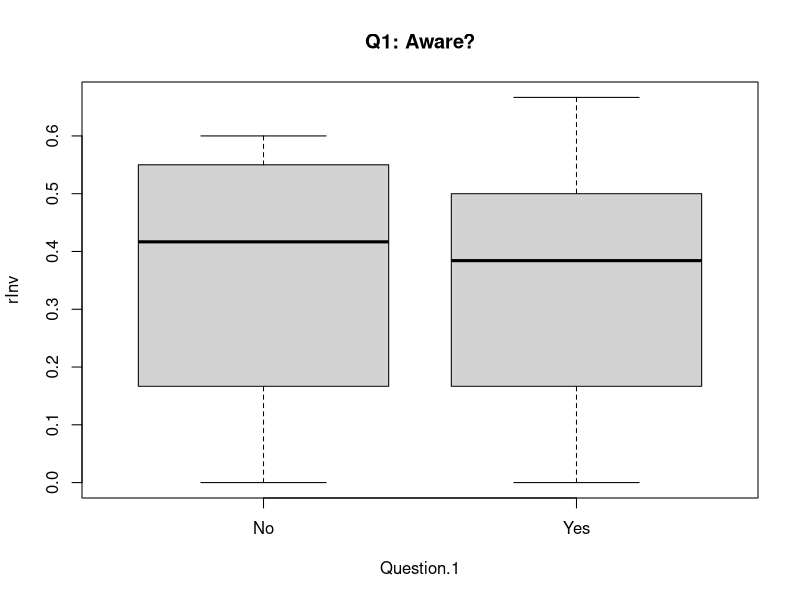
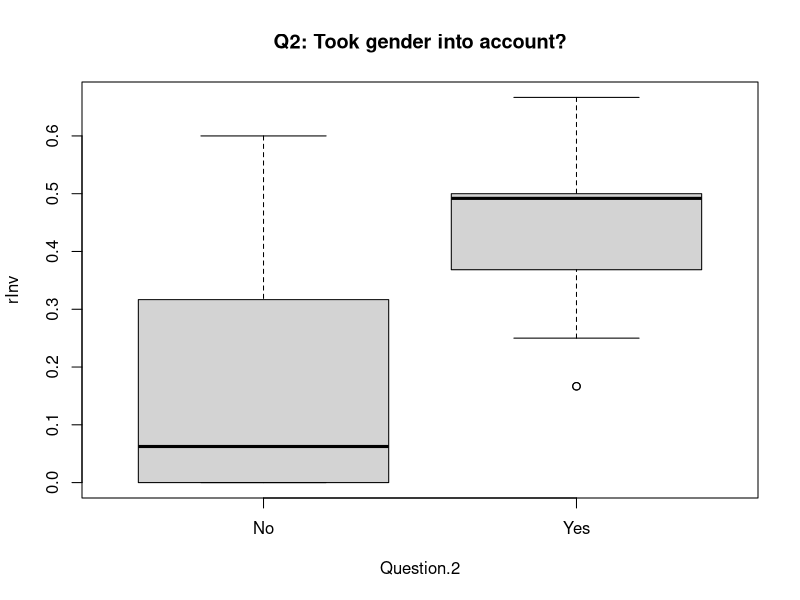
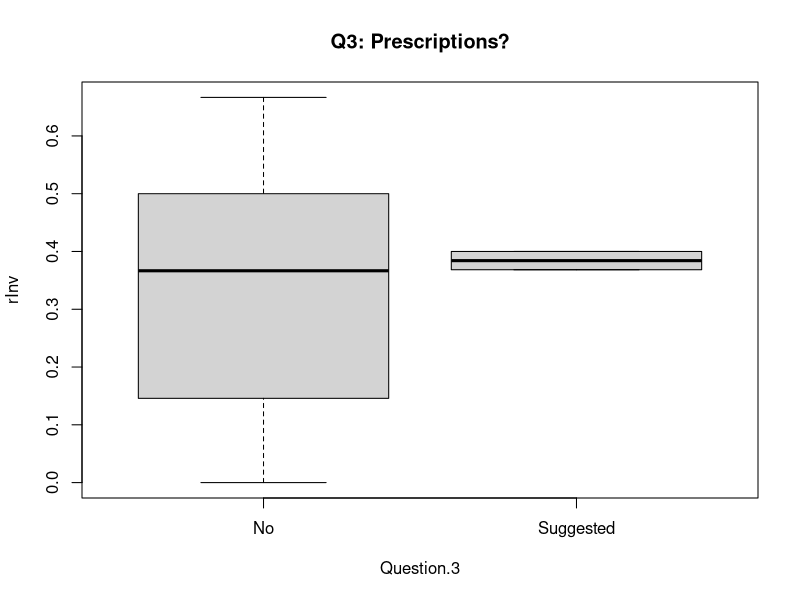
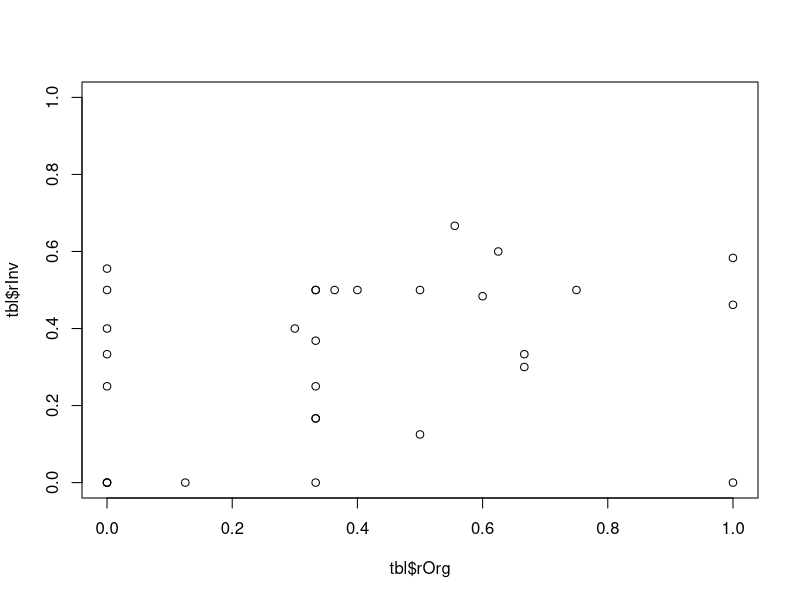
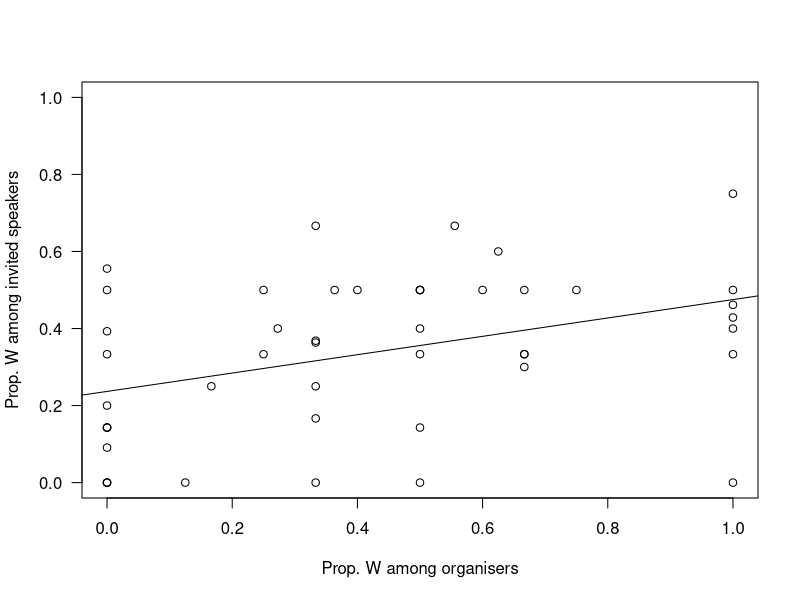

Generate these figures, in order, with R:
# Clean the memory
rm(list=ls())

# Load the answers
tbl <- read.csv("Responses_20160717.csv", stringsAsFactors = FALSE)

# Create columns with ratios
tbl <- cbind(tbl, rInv = tbl$New_Invited_W / tbl$New_Invited_nb, #
             rIns = tbl$New_Instructor_W / tbl$New_Instructor_nb, #
             rOrg = tbl$New_Org_W / tbl$New_Org_nb)

# Plots
# Questions
boxplot(rInv ~ Question.1, data = tbl, main="Q1: Aware?")
boxplot(rInv ~ Question.2, data = tbl, main="Q2: Took gender into account?")
boxplot(rInv ~ Question.3, data = tbl, main="Q3: Prescriptions?")
# Organisers
plot(tbl$rOrg, tbl$rInv, xlim = c(0, 1), ylim = c(0, 1))
summary(lm(rInv~rOrg, data = tbl))

# All data
## NOTE: THIS IS EXTREMELY COARSE, NEED TO DISTINGUISH BETWEEN TYPES OF EVENTS
odata <- read.csv("tmpdata.csv", stringsAsFactors = FALSE)
dim(odata)
adata <- odata[odata$Include == TRUE,]
dim(adata)
adata <- cbind(adata, rInv = adata$Invited_W / adata$Invited_nb, rIns = adata$Instructor_W / adata$Instructor_nb, rOrg = as.numeric(adata$Org_W) / as.numeric(adata$Org_nb))

plot(adata$rOrg, adata$rInv, xlim = c(0, 1), ylim = c(0, 1), xlab = "Prop. W among organisers", ylab = "Prop. W among invited speakers", las = 1)
aOI  <- lm(rInv~rOrg, data=adata)
abline(aOI)






